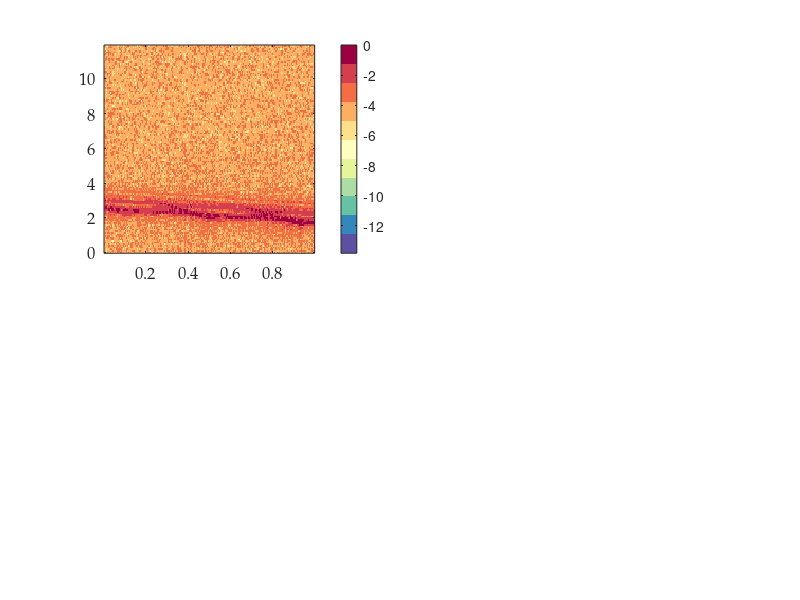

Source code (MATLAB): (Note: this script raises an error after producing the figure.)
%% Script for Simulated RTM Generation with Compact MIMO UWB Radar
% Original Author: Renming Liu, Yan Tang, Shaoming Zhang, Yusheng Li, and Jianmei Wang.
% Reproduced By: JoeyBG.
% Date: 2025-12-25.
% Affiliation: Beijing Institute of Technology.
% Platform: MATLAB R2025b.
%
% Description:
%   1 Simulates 2x2 MIMO radar data using original system parameters.
%   2 Supports Walking and GunCarrying activity simulation.
%   3 Generates radar echo signals through-the-wall environment.
%   4 Processes and visualizes Range-Time Maps (RTM) for all 4 channels.

%% Initialization
clear all;
close all;
clc;
disp('---------- © Author: JoeyBG © ----------');

%% Parameter Definitions
% --- Activity Selection ---
activity_type = 'GunCarrying';                                              % Options: Walking or GunCarrying

% --- Radar System Parameters ---
fc = 2.5e9;                                                                 % Radar carrier frequency (Hz)
c = 3e8;                                                                    % Speed of light (m/s)
lambda = c / fc;                                                            % Wavelength (m)
Tp = 40e-6;                                                                 % Pulse width (s)
B = 1e9;                                                                    % Chirp bandwidth (Hz)
K = B / Tp;                                                                 % Chirp rate (Hz/s)
PRF = 200;                                                                  % Pulse Repetition Frequency (Hz)
fs = 4e6;                                                                   % ADC sampling rate (Hz)

% --- Simulation Time Parameters ---
sim_time = 1.0;                                                             % Total simulation duration (s)
PRT = 1 / PRF;                                                              % Pulse Repetition Time (s)
N_pulses = floor(sim_time * PRF);                                           % Total number of pulses
numADCSamples = floor(fs * Tp);                                             % Samples per chirp

% --- Noise Parameter ---
SNR_dB = 15;                                                                % Signal-to-Noise Ratio (dB)

% --- Wall Parameters ---
enable_wall = true;                                                         % Enable wall obstruction
wall_position_xyz = [1.5, 0, 1.2];                                          % Wall Center position
wall_thickness = 0.05;                                                      % Thickness (cm)
wall_epsilon_r = 2.5;                                                       % Dielectric constant
wall_loss_tangent = 0.02;                                                   % Loss tangent

% --- Visualization Parameters ---
Font_Name = 'Palatino Linotype'; 
Font_Size_Basis = 12;
Font_Size_Title = 14;
JoeyBG_Colormap = [0.6196 0.0039 0.2588; 0.8353 0.2431 0.3098; 0.9569 0.4275 0.2627; 0.9922 0.6824 0.3804; 0.9961 0.8784 0.5451; 1.0000 1.0000 0.7490; 0.9020 0.9608 0.5961; 0.6706 0.8667 0.6431; 0.4000 0.7608 0.6471; 0.1961 0.5333 0.7412; 0.3686 0.3098 0.6353];
JoeyBG_Colormap_Flip = flip(JoeyBG_Colormap);

% --- Human Kinematic Model Setup ---
initial_position_xy = [2.5, 0];                                             % Start position (m)
person_height = 1.75;                                                       % Height (m)
v_torso = 0.8;                                                              % Speed (m/s)
walking_angle_deg = 180;                                                    % Walking towards radar
f_gait = 1.2;                                                               % Step frequency (Hz)

% --- Anthropometric Scaling --- 
h_torso = person_height * (1.2 / 1.8);              
L_thigh = person_height * (0.45 / 1.8);             
L_calf = person_height * (0.45 / 1.8);              
L_arm = person_height * (0.6 / 1.8);                
head_z_offset = person_height * (0.3 / 1.8);        
shoulder_z_offset = person_height * (0.2 / 1.8);    
hip_z_offset = person_height * (-0.3 / 1.8);        
shoulder_y_offset = 0.2;                            

% --- Swing Amplitudes --- 
A_thigh = deg2rad(30);                              
A_calf = deg2rad(45);                               
A_arm = deg2rad(35);                                

% --- MIMO Antenna Configuration ---
d_ant = 7.5e-3; 
radar_center_pos = [0, 0, 1.2]; 

% Define Tx and Rx positions relative to center
% Tx1 Top-Left Tx2 Top-Right Rx1 Bottom-Left Rx2 Bottom-Right
Tx_Pos = [ -d_ant/2, 0, d_ant/2;    d_ant/2, 0, d_ant/2 ];
Rx_Pos = [ -d_ant/2, 0, -d_ant/2;   d_ant/2, 0, -d_ant/2 ];

% Create 4 Channels for 2Tx 2Rx
MIMO_Config = zeros(2, 3, 4); % 2 vectors Tx/Rx x 3 coords x 4 channels

% Populate MIMO Configuration
% Channel 1 Tx1-Rx1
MIMO_Config(1,:,1) = radar_center_pos + Tx_Pos(1,:);
MIMO_Config(2,:,1) = radar_center_pos + Rx_Pos(1,:);
% Channel 2 Tx1-Rx2
MIMO_Config(1,:,2) = radar_center_pos + Tx_Pos(1,:);
MIMO_Config(2,:,2) = radar_center_pos + Rx_Pos(2,:);
% Channel 3 Tx2-Rx1
MIMO_Config(1,:,3) = radar_center_pos + Tx_Pos(2,:);
MIMO_Config(2,:,3) = radar_center_pos + Rx_Pos(1,:);
% Channel 4 Tx2-Rx2
MIMO_Config(1,:,4) = radar_center_pos + Tx_Pos(2,:);
MIMO_Config(2,:,4) = radar_center_pos + Rx_Pos(2,:);

N_channels = 4;

%% Section 1 Human Kinematic and Radar Echo Modeling
% --- 1.1 Scatterer Definition ---
scatter_info_base = {
    'Torso', [], [0, 0, 0], @(t) 0, 1.0;
    'Head', 'Torso', [0, 0, head_z_offset], @(t) 0, 0.5;
    'Hip', 'Torso', [0, 0, hip_z_offset], @(t) 0, 0.3;
    'R_Knee', 'Hip', [0, 0, -L_thigh], @(t) A_thigh*sin(2*pi*f_gait*t), 0.4;
    'R_Ankle', 'R_Knee', [0, 0, -L_calf], @(t) A_calf*sin(2*pi*f_gait*t+pi/4), 0.3;
    'L_Knee', 'Hip', [0, 0, -L_thigh], @(t) -A_thigh*sin(2*pi*f_gait*t), 0.4;
    'L_Ankle', 'L_Knee', [0, 0, -L_calf], @(t) -A_calf*sin(2*pi*f_gait*t+pi/4), 0.3;
    'R_Shoulder', 'Torso', [0, -shoulder_y_offset, shoulder_z_offset], @(t) 0, 0.2;
    'L_Shoulder', 'Torso', [0, shoulder_y_offset, shoulder_z_offset], @(t) 0, 0.2;
};

if strcmp(activity_type, 'Walking')
    % Arms swinging normally
    scatter_info_arms = {
        'R_Elbow', 'R_Shoulder', [0, 0, -L_arm/2], @(t) A_arm*sin(2*pi*f_gait*t+pi), 0.3;
        'R_Hand', 'R_Elbow', [0, 0, -L_arm/2], @(t) 0, 0.2;
        'L_Elbow', 'L_Shoulder', [0, 0, -L_arm/2], @(t) -A_arm*sin(2*pi*f_gait*t+pi), 0.3;
        'L_Hand', 'L_Elbow', [0, 0, -L_arm/2], @(t) 0, 0.2;
    };
    scatter_info = [scatter_info_base; scatter_info_arms];
elseif strcmp(activity_type, 'GunCarrying')
    % Arms fixed carrying a rifle style object
    rot_upper = @(t) deg2rad(-30); 
    rot_fore  = @(t) deg2rad(-80); 
    scatter_info_arms = {
        'R_Elbow', 'R_Shoulder', [0, 0, -L_arm/2], rot_upper, 0.3;
        'R_Hand', 'R_Elbow', [0, 0, -L_arm/2], rot_fore, 0.2;
        'L_Elbow', 'L_Shoulder', [0, 0, -L_arm/2], rot_upper, 0.3;
        'L_Hand', 'L_Elbow', [0, 0, -L_arm/2], rot_fore, 0.2;
    };
    % Gun specific nodes
    scatter_info_gun = {
        'Gun_Stock', 'R_Hand', [0.1, 0, 0], @(t) 0, 0.8; 
        'Gun_Body', 'Gun_Stock', [0.2, 0, 0], @(t) 0, 1.0; 
        'Gun_Muzzle', 'Gun_Body', [0.3, 0, 0], @(t) 0, 0.5; 
    };
    scatter_info = [scatter_info_base; scatter_info_arms; scatter_info_gun];
end

N_scatter = size(scatter_info, 1);
rcs = cell2mat(scatter_info(:,5)); 

% --- 1.2 Kinematic Trajectory Calculation ---
fprintf('Calculating kinematic trajectory...\n');
t_slow = (0:N_pulses-1) * PRT;
t_fast = (0:numADCSamples-1) / fs; 
pos = zeros(N_scatter, 3, N_pulses); 

walking_angle_rad = deg2rad(walking_angle_deg);
v_x = v_torso * cos(walking_angle_rad); 
v_y = v_torso * sin(walking_angle_rad); 

for m = 1:N_pulses
    t = t_slow(m);
    % Update global torso position
    pos(1,:,m) = [initial_position_xy(1) + v_x * t, initial_position_xy(2) + v_y * t, h_torso];
    
    % Update limbs recursively
    for i = 2:N_scatter
        parent_name = scatter_info{i, 2};
        if ~isempty(parent_name)
            parent_idx = find(strcmp(scatter_info(:,1), parent_name));
            parent_pos = squeeze(pos(parent_idx, :, m));
            link_vec = scatter_info{i, 3};
            theta = scatter_info{i, 4}(t);
            % Rotation Matrix
            Rot_mat = [cos(theta), 0, sin(theta); 0, 1, 0; -sin(theta), 0, cos(theta)];
            pos(i, :, m) = parent_pos + (Rot_mat * link_vec')';
        end
    end
end

% --- 1.3 Echo Signal Generation ---
fprintf('Generating radar echo signals for %d channels Wall %d...\n', N_channels, enable_wall);

% Wall constants calculation
if enable_wall
    eta0 = 376.73; 
    eta_wall = eta0 / sqrt(wall_epsilon_r);
    Transmission_Factor = (2*eta_wall/(eta_wall+eta0)) * (2*eta0/(eta_wall+eta0));
    alpha = pi * fc / c * sqrt(wall_epsilon_r) * wall_loss_tangent;
end

Raw_Data_MIMO = zeros(numADCSamples, N_pulses, N_channels);

for ch = 1:N_channels
    tx_pos = MIMO_Config(1,:,ch);
    rx_pos = MIMO_Config(2,:,ch);
    Raw_Data_Ch = zeros(numADCSamples, N_pulses);
    
    for m = 1:N_pulses
        for i = 1:N_scatter
            scatter_pos = squeeze(pos(i, :, m));
            dist_tx = norm(scatter_pos - tx_pos);
            dist_rx = norm(scatter_pos - rx_pos);
            total_range = dist_tx + dist_rx;
            
            % Radar Equation
            amplitude = sqrt(rcs(i)) / ((total_range/2)^2);
            
            % Apply Wall Attenuation and Delay
            if enable_wall
                % Simple ray tracing check assuming infinite wall in YZ plane
                if (tx_pos(1) < wall_position_xyz(1) && scatter_pos(1) > wall_position_xyz(1)) 
                     dist_in_wall = wall_thickness;
                     amplitude = amplitude * Transmission_Factor * exp(-alpha * dist_in_wall);
                     total_range = total_range + dist_in_wall*(sqrt(wall_epsilon_r)-1);
                end
            end
            
            % Dechirped Signal Formula
            tau = total_range / c;
            beat_signal = amplitude .* exp(-1j * 2 * pi * (fc * tau + K * tau .* t_fast));
            Raw_Data_Ch(:, m) = Raw_Data_Ch(:, m) + beat_signal';
        end
    end
    Raw_Data_MIMO(:,:,ch) = Raw_Data_Ch;
    fprintf('  Channel %d generated\n', ch);
end

% Add AWGN Noise
ref_signal_power = mean(abs(Raw_Data_MIMO(:,:,1)).^2, 'all'); 
noise_power = ref_signal_power / (10^(SNR_dB / 10));
Raw_Data_MIMO_Noisy = Raw_Data_MIMO + sqrt(noise_power/2) * (randn(size(Raw_Data_MIMO)) + 1i * randn(size(Raw_Data_MIMO)));

%% Section 2 RTM Generation and Visualization
fprintf('Processing Range-Time Maps...\n');

N_fft_range = 2^nextpow2(numADCSamples);
Range_Axis = (0:N_fft_range/2-1) * (fs / N_fft_range) * (c / (2 * K));

figure('Name', 'MIMO RTM Visualization', 'Color', 'w', 'Position', [100, 50, 1000, 800]);

% Helper for Log Scale Display
get_log = @(img) log((img - min(img(:))) / (max(img(:)) - min(img(:))) + 1e-6);

for ch = 1:N_channels
    % 1 MTI
    Current_Raw = Raw_Data_MIMO_Noisy(:,:,ch);
    MTI_Data = Current_Raw(:, 2:end) - Current_Raw(:, 1:end-1);
    
    % 2 Range Profile Generation
    Range_Profile_Complex = fft(MTI_Data, N_fft_range, 1);
    RTM_Cpx = Range_Profile_Complex(1:N_fft_range/2, :);
    RTM_Mag = mat2gray(abs(RTM_Cpx)); 
    
    % 3 Visualization
    subplot(2, 2, ch);
    imagesc(t_slow(2:end), Range_Axis, get_log(RTM_Mag)); axis xy;
    set(gca, 'FontName', Font_Name, 'FontSize', Font_Size_Basis);
    colormap(gca, JoeyBG_Colormap_Flip); 
    colorbar; 
    clim([-4 0]);
    
    % Determine Title based on Tx Rx pair
    if ch == 1, pair_str = 'Tx1-Rx1';
    elseif ch == 2, pair_str = 'Tx1-Rx2';
    elseif ch == 3, pair_str = 'Tx2-Rx1';
    else, pair_str = 'Tx2-Rx2';
    end
    
    title(['RTM Channel ' num2str(ch) ' ' pair_str], 'FontName', Font_Name, 'FontSize', Font_Size_Title);
    xlabel('Time s', 'FontName', Font_Name, 'FontSize', Font_Size_Basis); 
    ylabel('Range m', 'FontName', Font_Name, 'FontSize', Font_Size_Basis); 
    ylim([0 6]); % Modified to 0-6m as requested
end

fprintf('Simulation and Visualization Complete.\n');
